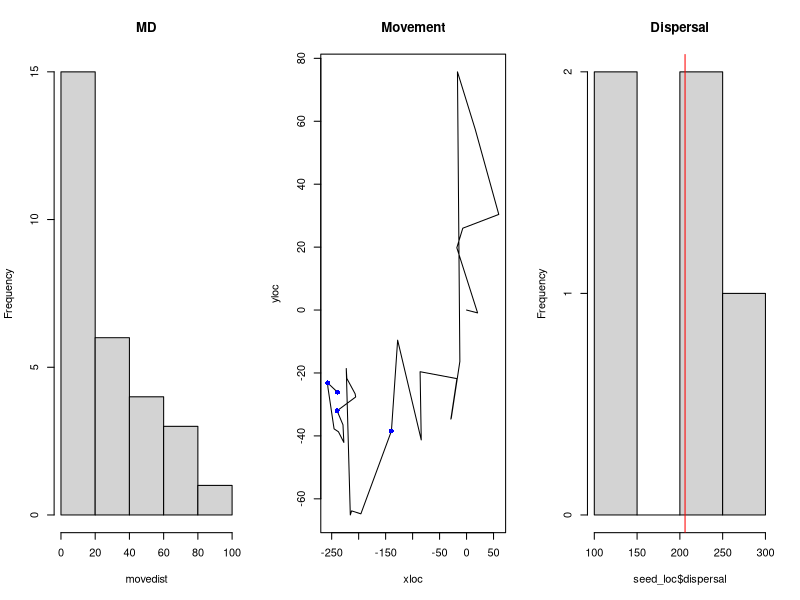

The R source for this figure: (Note: this script raises an error after producing the figure.)


# how many seeds each bird gets on a simulation run, which is equivalent to how many fruits in a foraging session in the same tree

# nseeds <- round(runif(1, 3, 6))
nseeds <- 5

# Sample a random Gut Retention Time for each one of the seeds
grt_tt <- round(rgamma(nseeds, shape = 4, scale = 5) + 8)

# Maximum gut retention time determines the simulation time
tt <- max(grt_tt)

movrate <- 28

# Sample movement distances from an exponential distribution. These are the lengths that the animal moves at each time step in minutes.
movedist <- rexp(tt, 1/movrate)

# Movement algorithm for this random walk. Sample a random angle of movement from a uniform distribution. Determine the movement in x and y, the animal's trajectory is the cumulative sum of those. We are not imposing any limits to the area of movement.
angle <- runif(tt, min = 0, max = 360)
distx <- movedist*cos(angle)
xloc <- c(0, cumsum(distx))
disty <- movedist*sin(angle)
yloc <- c(0, cumsum(disty))
animalTraj <- data.frame(time = 0:tt, xloc = xloc, yloc = yloc)

# Determine where the seeds are dropped based on the animal's location.
seed_loc <- data.frame(seed_id = 1:nseeds, time = grt_tt)
seed_loc <- merge(animalTraj, seed_loc, by = "time")
seed_loc$dispersal <- sqrt(seed_loc$xloc^2 + seed_loc$yloc^2)

outsim <- list(lengths = movedist,
               movement = animalTraj,
              seed = seed_loc)

# Calculate the mean location of seeds
x_m <- mean(outsim$seed$xloc)
y_m <- mean(outsim$seed$yloc)
mean_dispersal <- mean(outsim$seed$dispersal)
se_dispersal <- sd(outsim$seed$dispersal)/sqrt(length(outsim$seed$dispersal))

# Calculate seed dispersion
xi <- (x_m - outsim$seed$xloc)^2
yi <- (y_m - outsim$seed$yloc)^2
seed_dispersion <- sum(sqrt(xi + yi))/length(outsim$seed$time)


par(mfrow = c(1,3))
hist(movedist, main = "MD")
plot(x = xloc, y = yloc, type = "l", main = "Movement")
points(x = seed_loc$xloc, y = seed_loc$yloc, col = "blue", pch = 16)
hist(seed_loc$dispersal, main = "Dispersal")
abline(v = mean_dispersal, col = "red")


###### Make function to run multiple simulations of this


sim_run <- function(movrate){

  nseeds <- 5
  grt_tt <- round(rgamma(nseeds, shape = 4, scale = 5) + 8)
  tt <- max(grt_tt)

  movedist <- rexp(tt, 1/movrate)

  angle <- runif(tt, min = 0, max = 360)
  distx <- movedist*cos(angle)
  xloc <- c(0, cumsum(distx))
  disty <- movedist*sin(angle)
  yloc <- c(0, cumsum(disty))
  animalTraj <- data.frame(time = 0:tt, xloc = xloc, yloc = yloc)

  seed_loc <- data.frame(seed_id = 1:nseeds, time = grt_tt)
  seed_loc <- merge(animalTraj, seed_loc, by = "time")
  seed_loc$dispersal <- sqrt(seed_loc$xloc^2 + seed_loc$yloc^2)

  x_m <- mean(seed_loc$xloc)
  y_m <- mean(seed_loc$yloc)
  mean_dispersal <- mean(seed_loc$dispersal)
  se_dispersal <- sd(seed_loc$dispersal)/sqrt(length(seed_loc$dispersal))

  # Calculate seed dispersion
  xi <- (x_m - seed_loc$xloc)^2
  yi <- (y_m - seed_loc$yloc)^2
  seed_dispersion <- sum(sqrt(xi + yi))/length(seed_loc$time)

  outsim <- list(lengths = movedist,
                 movement = animalTraj,
                 seed = seed_loc,
                 mean_dispersal = mean_dispersal,
                 se_dispersal = se_dispersal,
                 seed_dispersion = seed_dispersion)

  return(outsim)
}


onerun <- sim_run(28)

############# Simulations for the population

library(dplyr)
library(purrr)
library(ggplot2)
library(purrr)
library(cowplot)

set.seed(27)

data(ptpl)

null_moverate <- data.frame(Bird_ID = unique(ptpl$Bird_ID), movrate = mean(ptpl$mpm))

indiv_moverate <- ptpl %>%
  group_by(Bird_ID) %>%
  summarise(movrate = mean(mpm))

fam_moverate <- ptpl %>%
  group_by(fam_g) %>%
  summarise(movrate = mean(mpm))

ids <- ptpl %>% distinct(., Bird_ID, fam_g)

#### Null model
# Assume all individuals share the same movement rate, which is the average movement rate for all data points

# Run 10,000 simulation runs per individual or family group

nruns <- 10000

null_dispersal <- NULL
null_dispersion <- NULL
for(j in 1:length(null_moverate$Bird_ID)){
  moverate <- null_moverate$movrate[j]

  manysims <- vector("list", nruns)
  for(i in 1:length(manysims)){
    manysims[[i]] <- sim_run(moverate)
    manysims[[i]]$sim_run <- paste("sim_", i)
  }

  dispersal <- map_df(manysims, "seed")$dispersal
  id <- null_moverate$Bird_ID[j]
  mean_dispersal <- map_dbl(manysims, "mean_dispersal")
  se_dispersal <- map_dbl(manysims, "se_dispersal")
  seed_dispersion <- map_dbl(manysims, "seed_dispersion")

  out <- data.frame(dispersal = dispersal, id = id)
  null_dispersal <- rbind.data.frame(null_dispersal, out)

  out2 <- data.frame(id = id,
                     mean_dispersal = mean_dispersal,
                     se_dispersal = se_dispersal,
                     seed_dispersion = seed_dispersion)
  null_dispersion <- rbind.data.frame(null_dispersion, out2)

}

# Plots
plot_grid(
  null_dispersal %>%
    ggplot(., aes(x = dispersal)) +
    geom_histogram(),
  plot_grid(null_dispersion %>%
            ggplot(., aes(y = mean_dispersal)) +
            geom_boxplot(),
          null_dispersion %>%
            ggplot(., aes(y = seed_dispersion)) +
            geom_boxplot()), nrow = 2)


### Individual simulation

indiv_dispersal <- NULL
indiv_dispersion <- NULL
for(j in 1:length(indiv_moverate$Bird_ID)){
  moverate <- indiv_moverate$movrate[j]

  manysims <- vector("list", nruns)
  for(i in 1:length(manysims)){
    manysims[[i]] <- sim_run(moverate)
    manysims[[i]]$sim_run <- paste("sim_", i)
  }

  dispersal <- map_df(manysims, "seed")$dispersal
  id <- indiv_moverate$Bird_ID[j]
  mean_dispersal <- map_dbl(manysims, "mean_dispersal")
  se_dispersal <- map_dbl(manysims, "se_dispersal")
  seed_dispersion <- map_dbl(manysims, "seed_dispersion")

  out <- data.frame(dispersal = dispersal, id = id)
  indiv_dispersal <- rbind.data.frame(indiv_dispersal, out)

  out2 <- data.frame(id = id,
                     mean_dispersal = mean_dispersal,
                     se_dispersal = se_dispersal,
                     seed_dispersion = seed_dispersion)
  indiv_dispersion <- rbind.data.frame(indiv_dispersion, out2)

}

# plots
plot_grid(indiv_dispersal %>%
            ggplot(., aes(x = dispersal)) +
            geom_histogram(),
          plot_grid(indiv_dispersion %>%
                      ggplot(., aes(y = mean_dispersal)) +
                      geom_boxplot(),
                    indiv_dispersion %>%
                      ggplot(., aes(y = seed_dispersion)) +
                      geom_boxplot()), nrow = 2)



### Social or Family group simulation

fam_dispersal <- NULL
fam_dispersion <- NULL
for(j in 1:length(fam_moverate$fam_g)){
  moverate <- fam_moverate$movrate[j]

  manysims <- vector("list", nruns)
  for(i in 1:length(manysims)){
    manysims[[i]] <- sim_run(moverate)
    manysims[[i]]$sim_run <- paste("sim_", i)
  }

  dispersal <- map_df(manysims, "seed")$dispersal
  id <- fam_moverate$fam_g[j]
  mean_dispersal <- map_dbl(manysims, "mean_dispersal")
  se_dispersal <- map_dbl(manysims, "se_dispersal")
  seed_dispersion <- map_dbl(manysims, "seed_dispersion")

  out <- data.frame(dispersal = dispersal, id = id)
  fam_dispersal <- rbind.data.frame(fam_dispersal, out)

  out2 <- data.frame(id = id,
                     mean_dispersal = mean_dispersal,
                     se_dispersal = se_dispersal,
                     seed_dispersion = seed_dispersion)
  fam_dispersion <- rbind.data.frame(fam_dispersion, out2)

}

# Plots
plot_grid(
  fam_dispersal %>%
    ggplot(., aes(x = dispersal)) +
    geom_histogram(),
  plot_grid(fam_dispersion %>%
            ggplot(., aes(y = mean_dispersal)) +
            geom_boxplot(),
          fam_dispersion %>%
            ggplot(., aes(y = seed_dispersion)) +
            geom_boxplot()), nrow = 2)

save.image(file = "paper/simple_exp_runs.RData")
